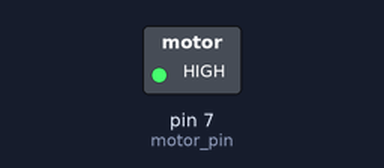
Recording of a sketch running on a simulated Arduino Uno, built with avr-gcc and run on an emulated ATmega328P. On the bench: switched loads named in the sketch (green lamp = pin HIGH).

Above: at 19.7 s.
At 59.1 s:
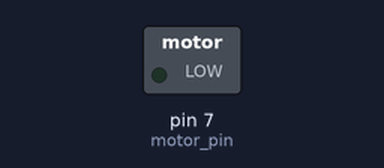
Timing chart, 0 to 102.3 s (numbered marks = the images above):
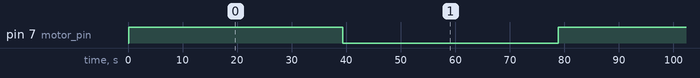

The sketch:

H-bridge.ino
```cpp
int motor_pin = 7;
int brightness = 0; //скорость вращения
int fadeAmount = 25; // Шаг изменения скорости

void setup()
{
  pinMode(motor_pin, OUTPUT);
}

void loop()
{
  analogWrite(motor_pin, brightness);

  brightness = brightness + fadeAmount;

   if (brightness == 0 || brightness == 255)
  {
    fadeAmount = -fadeAmount ;
  }
  delay(30);
}
```

Measured:
- by itself, pin 7 (motor_pin): alternates HIGH for 39.2 s and LOW for 39.5 s
